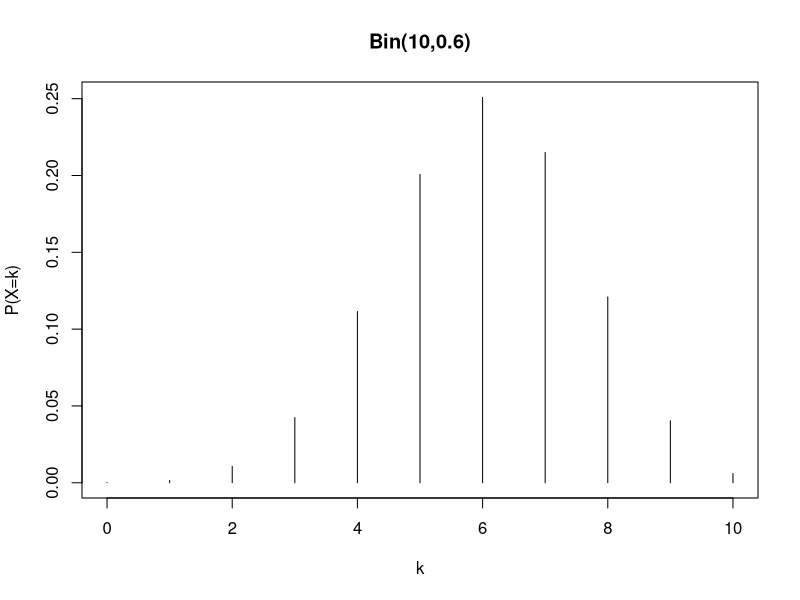
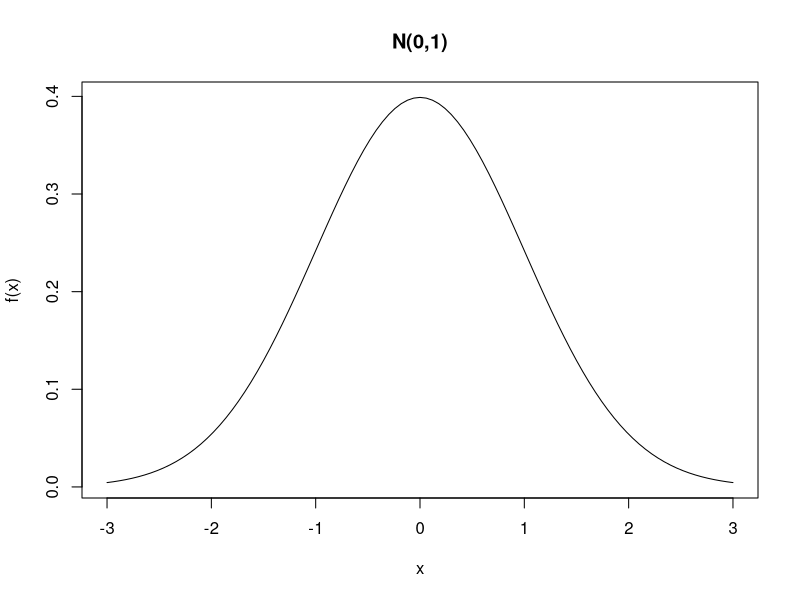

Generate these figures, in order, with R:
## -----------------------------------------------------------------------------
n <- 10 # Number of trials
p <- 0.6 # Probability of success
k <- 4 # Number of successes

choose(n, k) * p^k * (1 - p)^(n - k)

## -----------------------------------------------------------------------------
dbinom(k, size = n, prob = p)

## -----------------------------------------------------------------------------
sum(dbinom(0:5, size = n, prob = p))
pbinom(5, size = n, prob = p) # Specific R function

## -----------------------------------------------------------------------------
1 - pbinom(5, size = n, prob = p)
pbinom(5, size = n, prob = p, lower.tail = FALSE)

## -----------------------------------------------------------------------------
n * p # Expected value obtained through analytical computations
sum(0:n * dbinom(0:n, size = n, prob = 0.6)) # Numerical computation

## -----------------------------------------------------------------------------
sum(sqrt(0:n) * dbinom(0:n, size = n, prob = 0.6))

## -----------------------------------------------------------------------------
qbinom(0.25, size = 10, prob = 0.6) # First quartile

## -----------------------------------------------------------------------------
pbinom(4, size = 10, prob = 0.6) # The value is smaller than 0.25
pbinom(5, size = 10, prob = 0.6) # The value is larger than 0.25

## -----------------------------------------------------------------------------
kk <- 0:n
prob <- dbinom(0:n, size = n, prob = p)
plot(kk, prob, type = "h", main = "Bin(10,0.6)", xlab = "k", ylab = "P(X=k)")

## -----------------------------------------------------------------------------
x <- 1 # Point at which to compute f(x)
mu <- 3 # Mean
sigma2 <- 10 # Variance

1 / sqrt(2 * pi * sigma2) * exp(-1 / (2 * sigma2) * (x - mu)^2)
dnorm(x, mean = 3, sd = sqrt(sigma2))

## -----------------------------------------------------------------------------
integrate(dnorm, lower = -1, upper = 1)

## -----------------------------------------------------------------------------
pnorm(1) - pnorm(-1)

## -----------------------------------------------------------------------------
qnorm(0.75)

## -----------------------------------------------------------------------------
pnorm(qnorm(0.75))

## -----------------------------------------------------------------------------
curve(dnorm(x, mean = 0, sd = 1), from = -3, to = 3, ylab = "f(x)", main = "N(0,1)")

## -----------------------------------------------------------------------------
R <- 5
rnorm(R, mean = 0, sd = 1)

## -----------------------------------------------------------------------------
dice <- 1:6

## -----------------------------------------------------------------------------
set.seed(123) # R command to fix the "seed"
sample(x = dice, size = 1) # size = 1 implies that a single die is rolled

## -----------------------------------------------------------------------------
set.seed(140)
n <- 10
# replace = TRUE implies that the die is rolled 10 times
sim <- sample(dice, size = n, replace = TRUE)
sim

## -----------------------------------------------------------------------------
sample(1:90, size = 5, replace = FALSE)

## -----------------------------------------------------------------------------
sample(dice)
